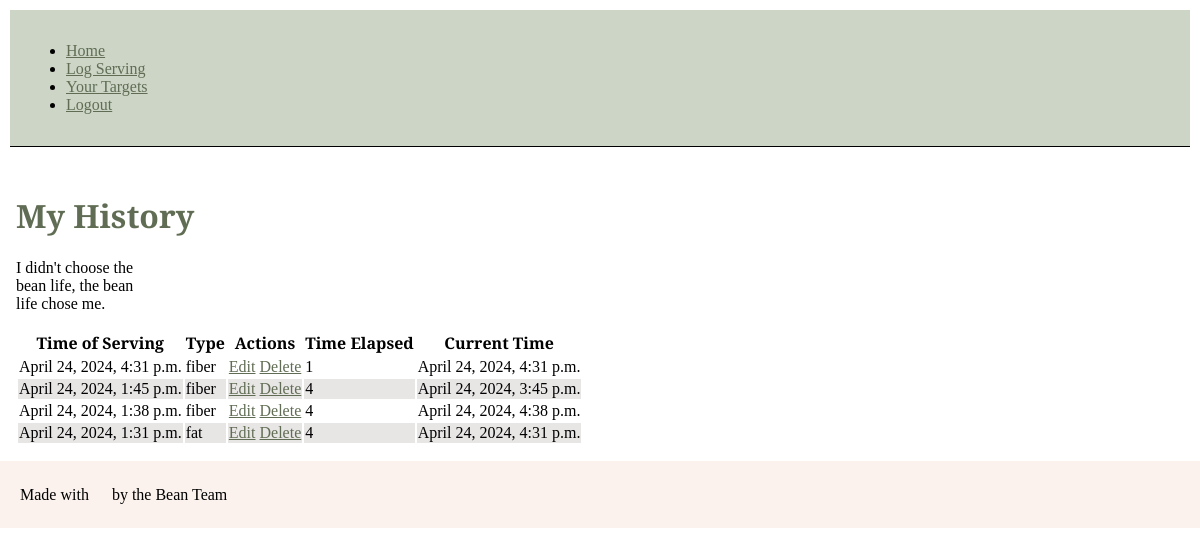
The page /servings/ (signed in) on the database its author committed.
### servings/models.py (models this page shows, shortened)
class Log(models.Model):
    FIBER = 'fiber'
    FAT = 'fat'
    SERVING_TYPE_CHOICES = [
        (FIBER, 'Fiber'),
        (FAT, 'Fat'),
    ]
    time_of_serving = models.DateTimeField(default=timezone.now)
    serving_type = models.CharField(
        max_length=30,
        choices=SERVING_TYPE_CHOICES
    )
    user = models.ForeignKey(User, on_delete=models.CASCADE)
    log_id = models.AutoField(primary_key=True)
    current_time = models.DateTimeField(default=timezone.now)
    def time_elapsed(self):
        now = timezone.now()
        difference = now - self.time_of_serving
        return difference.total_seconds() / 3600   #converts seconds to minutes

### servings/views.py (the view)
# urls.py: 2. Add a URL to urlpatterns:  path('', views.home, name='home')
@login_required
def home(request):
    logs = Log.objects.filter(user=request.user).order_by("-time_of_serving")
    context = {
        "logs": logs
    }
    return render(request, "servings/home.html", context)

### servings/templates/servings/home.html
{% extends 'base.html' %} {% block title %} Bean Life {% endblock title%}
{%block content%}
<main>
  <div>
    <h1>My History</h1>
    <p>I didn't choose the bean life, the bean life chose me.</p>
    <table>
      <thead>
        <tr>
          <th>Time of Serving</th>
          <th>Type</th>
          <th>Actions</th>
          <th>Time Elapsed</th>
          <th>Current Time</th>
        </tr>
      </thead>
      <tbody>
        {% for log in logs%}
        <tr>
          <td>{{log.time_of_serving}}</td>
          <td>{{log.serving_type}}</td>
          <td><a href="{% url "edit_log" log.log_id%}">Edit</a> <a href="{% url "delete_log" log.log_id%}">Delete</a> </td>
          <td>{{ log.time_elapsed|floatformat:"0" }} </td>
          <td>{{log.current_time}}</td>
        </tr>
        {% endfor %}
      </tbody>
    </table>
  </div>
</main>
{% endblock content%}

### users/templates/base.html (shortened to what this page needs)
{% load static %}
<!DOCTYPE html>
<html>
  <head>
    <link rel="stylesheet" href="{% static "css/servings.css" %}">
  </head>
  <body>
    <header>
      <nav>
        <ul>
          {% if user.is_authenticated %}
          <li>
            <a href="{% url 'home' %}">Home</a>
          </li>
          <li>
            <a href="{% url 'create_log' %}">Log Serving</a>
          </li>
          <li>
            <a href="{% url 'users:edit_targets' user.id %}">Your Targets</a>
          </li>
          <li>
            <a href="{% url 'users:logout' %}">Logout</a>
          </li>
          {% endif %}
        </ul>
      </nav>
    </header>
    {% block content%} {% endblock content%}
    <footer>Made with <img class="heart" src="https://purepng.com/public/uploads/large/heart-icon-jst.png"> by the Bean Team</footer>
  </body>
</html>

### servings/static/css/servings.css (style rules this page uses)
nav { display: grid; grid-template-columns: repeat(5, 1fr); grid-template-rows: auto; }
header { margin: 10px; }
h1 { color: #606D54; }
a { color: #606D54; }
body { margin: 0px; padding: 0px; font-family: 'Libre Baskerville', serif; }
p { display: grid; grid-template-columns: 120px auto minmax(200px, 2200px); }
nav { border-bottom: 1px solid black; padding: 16px; background-color: #CDD5C6; }
main { padding: 16px; }
.heart { height: 15px; width: 15px; margin: 0px; padding: 0px; }
tr:nth-child(even) { background-color: rgb(232, 229, 229); }
footer { padding-top: 24px; padding-bottom: 24px; padding-left: 20px; padding-right: 0px; background-color: #FBF2ED; }

### rows shown on the page
Log: time_of_serving "April 24, 2024, 4:31 p.m.", serving_type "fiber", time_elapsed "1", current_time "April 24, 2024, 4:31 p.m."
Log: time_of_serving "April 24, 2024, 1:45 p.m.", serving_type "fiber", time_elapsed "4", current_time "April 24, 2024, 3:45 p.m."
Log: time_of_serving "April 24, 2024, 1:38 p.m.", serving_type "fiber", time_elapsed "4", current_time "April 24, 2024, 4:38 p.m."
Log: time_of_serving "April 24, 2024, 1:31 p.m.", serving_type "fat", time_elapsed "4", current_time "April 24, 2024, 4:31 p.m."
